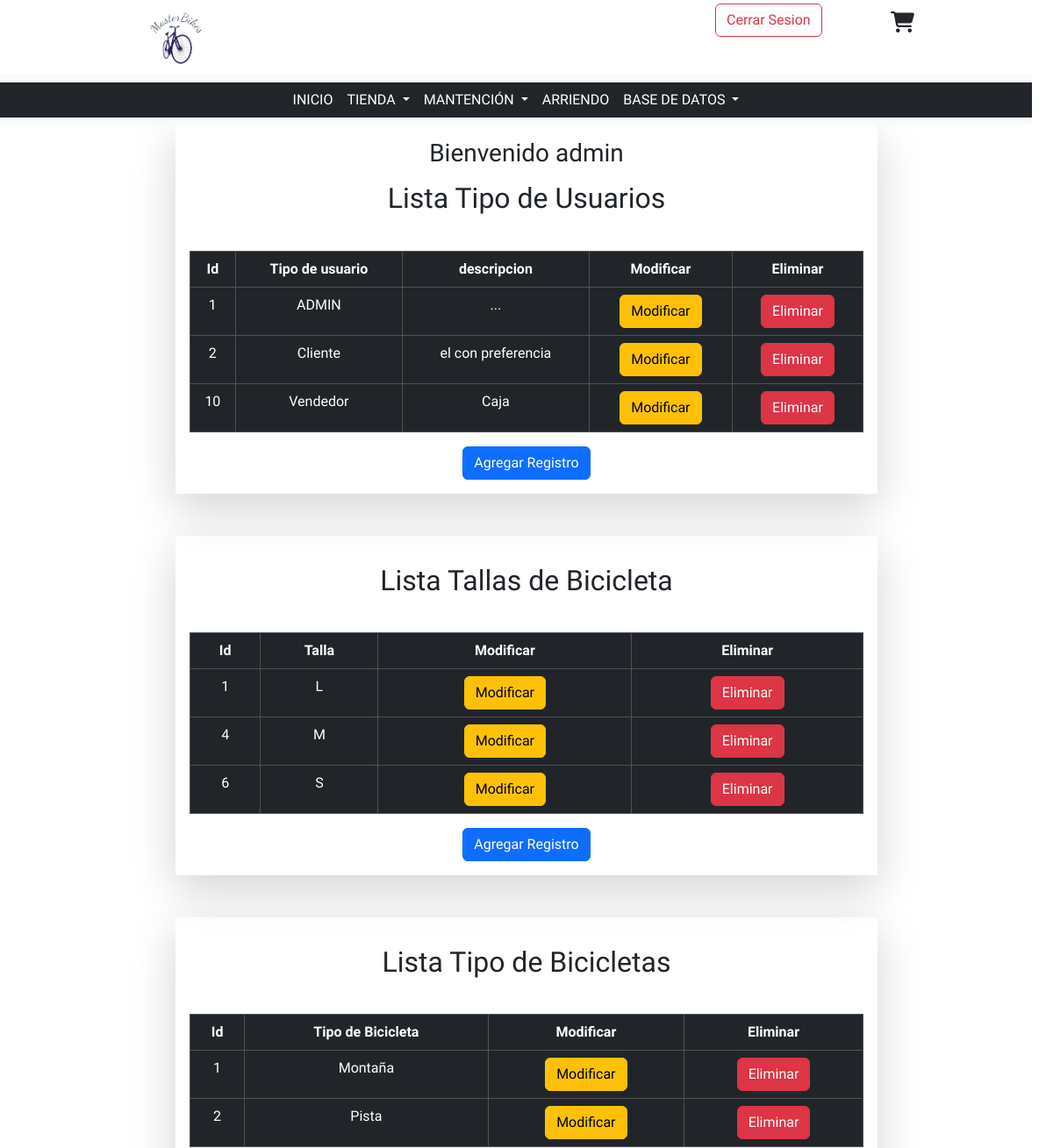
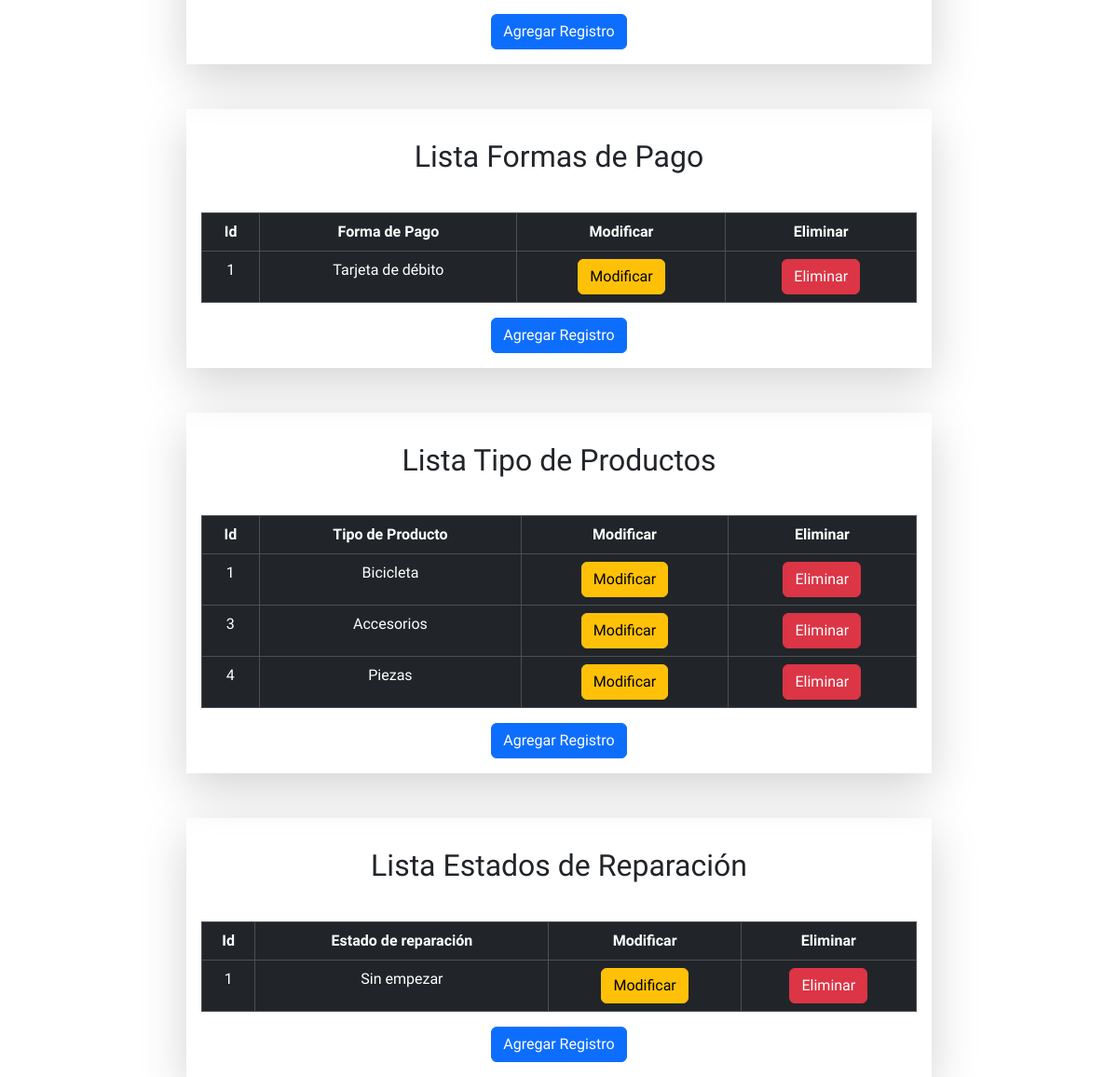
Before: /MasterBikes/crud-varios (signed in) with the older database file (2 pictures, top to bottom).
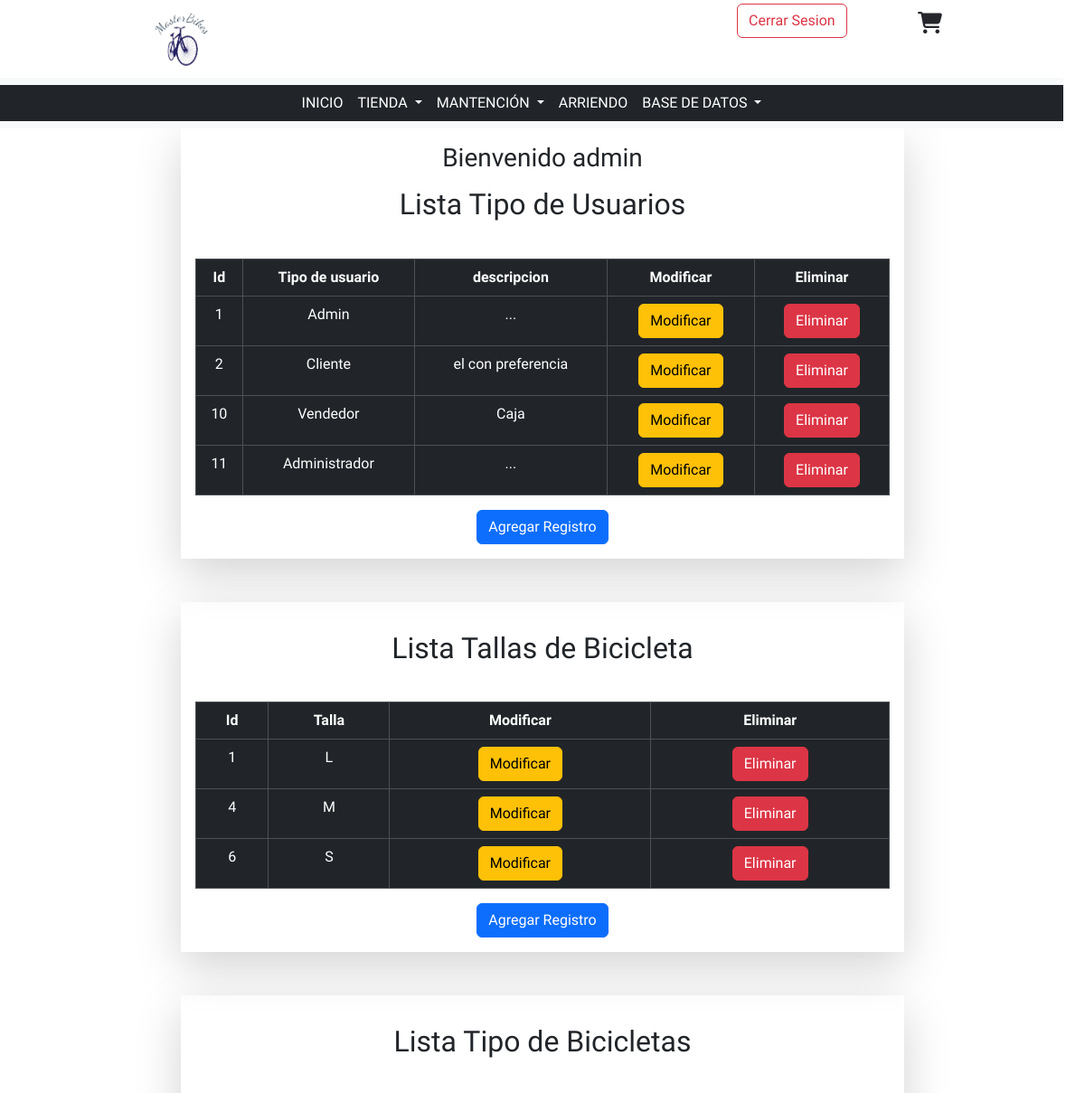
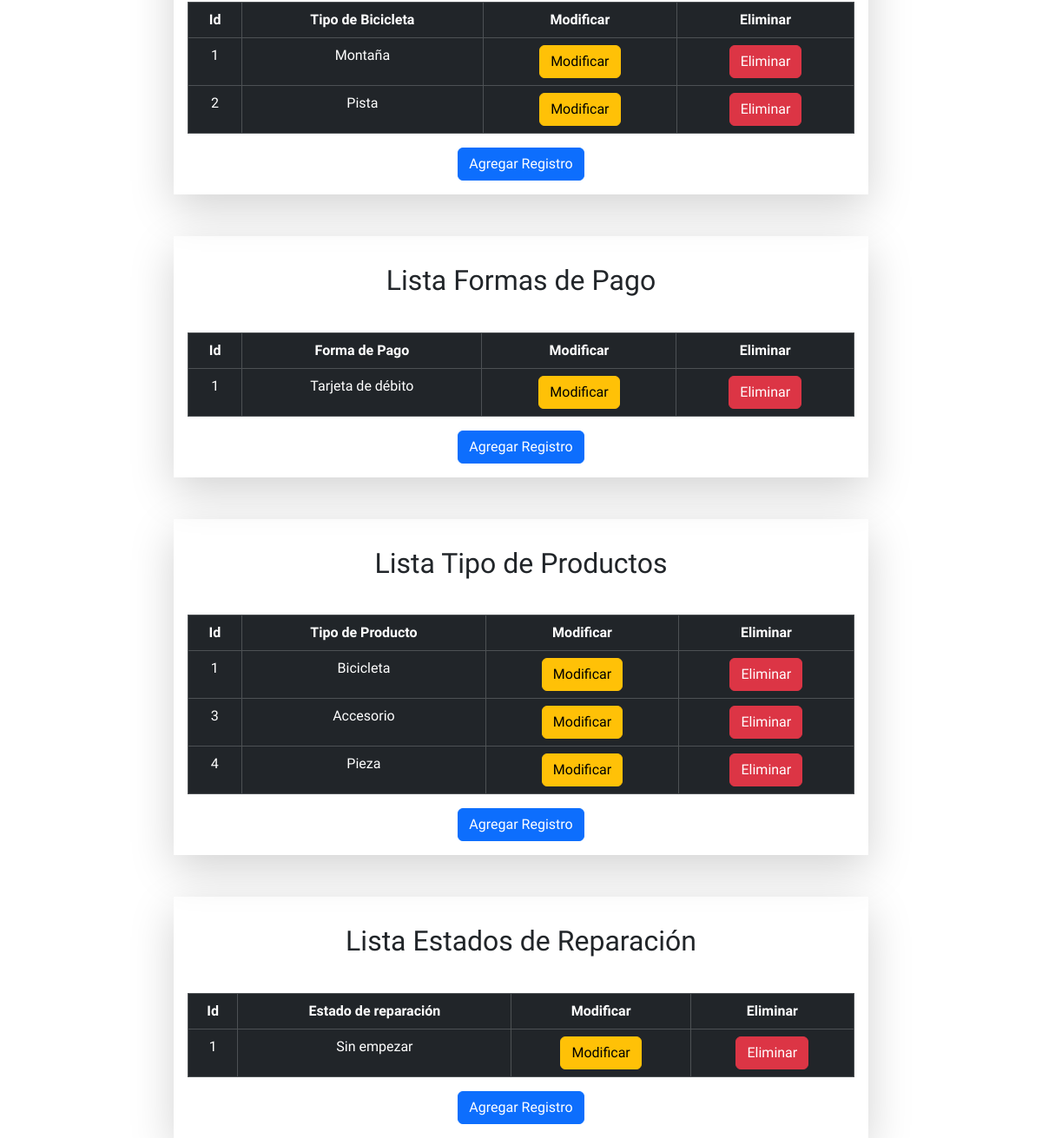
After: the same page with the newer database file (2 pictures, top to bottom).
### MasterBikes/models.py (models this page shows, shortened)
class TipoUsuario(models.Model):
    id_tipo_usuario = models.AutoField(primary_key=True, db_column="idTipoUsuario")
    tipo = models.CharField(max_length=30, db_column="Tipo de Usuario")
    descripcion = models.CharField(max_length=60)

class Talla(models.Model):
    id_talla = models.AutoField(primary_key=True, db_column="idTalla")
    talla = models.CharField(max_length=10)

class TipoBici(models.Model):
    id_tipo_bici = models.AutoField(primary_key=True, db_column="idTipoBici")
    tipo = models.CharField(max_length=30)

class FormaPago(models.Model):
    id_forma_pago = models.AutoField(primary_key=True, db_column="idFormaPago")
    forma = models.CharField(max_length=30)
    class Meta:
        verbose_name_plural = "Formas de pago"

class TipoProducto(models.Model):
    id_tipo_producto = models.AutoField(primary_key=True, db_column="idTipoProducto")
    tipo = models.CharField(max_length=30)

class Estado(models.Model):
    id_estado = models.AutoField(primary_key=True, db_column="idEstado")
    tipo = models.CharField(max_length=30)

### MasterBikes/views.py (the view)
# urls.py: path('crud-varios', views.crud_varios, name='crud-varios'),
@login_required
def crud_varios(request):
    tipoUsuarios = TipoUsuario.objects.all()
    talla = Talla.objects.all()
    tipoBici = TipoBici.objects.all()
    formaPago = FormaPago.objects.all()
    tipoProducto = TipoProducto.objects.all()
    estado = Estado.objects.all()
    context = {
        "tipoUsuarios": tipoUsuarios,
        "talla" : talla,
        "tipoBici" : tipoBici,
        "formaPago" : formaPago,
        "tipoProducto" : tipoProducto,
        "estado" : estado,
    }
    return render(request, "pages/despliegue/crud_varios.html", context)

### MasterBikes/templates/pages/despliegue/crud_varios.html (shortened to what the changed rows need)
<!DOCTYPE html>
<html lang="en">
<head>
    {% load static %}
    <link rel="stylesheet" href="{% static 'css/bootstrap.min.css'%}">
    <link rel="stylesheet" href="{% static 'css/style.css'%}">
    <link rel="stylesheet" href="https://cdnjs.cloudflare.com/ajax/libs/font-awesome/6.2.1/css/all.min.css">
</head>
<body>
    <main>
        <div class="container">
            <div class="row">
                <div class="col-md-8 shadow-lg mx-auto text-center p-3">
                    <h2 class="my-3">Lista Tipo de Usuarios</h2>
                    <br>
                    <table class="table table-dark table-hover table-bordered">
                        <thead>
                            <th>Id</th>
                            <th>Tipo de usuario</th>
                            <th>descripcion</th>
                            <th>Modificar</th>
                            <th>Eliminar</th>
                        </thead>
                        <tbody>
                            {% if tipoUsuarios %}
                                {% for tmp in tipoUsuarios%}
                                    <tr>
                                        <td>{{tmp.id_tipo_usuario}}</td>
                                        <td>{{tmp.tipo}}</td>
                                        <td>{{tmp.descripcion}}</td>
                                        <td><a href="{% url 'edit-tipo-usuario' pk=tmp.id_tipo_usuario %}">
                                            <button class="btn btn-warning">Modificar</button>
                                        </a></td>
                                        <td><a href="{% url 'del-tipo-usuario' pk=tmp.id_tipo_usuario %}">
                                            <button class="btn btn-danger">Eliminar</button>
                                        </a></td>
                                    </tr>
                                {% endfor%}
                            {% endif %}
                        </tbody>
                    </table>
                </div>
            </div>
            <br>
            <br>
            <div class="row">
                <div class="col-md-8 shadow-lg mx-auto text-center p-3">
                    <h2 class="my-3">Lista Tallas de Bicicleta</h2>
                    <br>
                    <table class="table table-dark table-hover table-bordered">
                        <thead>
                            <th>Id</th>
                            <th>Talla</th>
                            <th>Modificar</th>
                            <th>Eliminar</th>
                        </thead>
                        <tbody>
                            {% if talla %}
                                {% for tmp in talla %}
                                    <tr>
                                        <td>{{tmp.id_talla}}</td>
                                        <td>{{tmp.talla}}</td>
                                        <td><a href="">
                                            <button class="btn btn-warning">Modificar</button>
                                        </a></td>
                                        <td><a href="{% url 'del-talla' pk=tmp.id_talla %}">
                                            <button class="btn btn-danger">Eliminar</button>
                                        </a></td>
                                    </tr>
                                {% endfor%}
                            {% endif %}
                        </tbody>
                    </table>
                </div>
            </div>
            <br>
            <br>
            <div class="row">
                <div class="col-md-8 shadow-lg mx-auto text-center p-3">
                    <h2 class="my-3">Lista Tipo de Bicicletas</h2>
                    <br>
                    <table class="table table-dark table-hover table-bordered">
                        <thead>
                            <th>Id</th>
                            <th>Tipo de Bicicleta</th>
                            <th>Modificar</th>
                            <th>Eliminar</th>
                        </thead>
                        <tbody>
                            {% if tipoBici %}
                                {% for tmp in tipoBici%}
                                    <tr>
                                        <td>{{tmp.id_tipo_bici}}</td>
                                        <td>{{tmp.tipo}}</td>
                                        <td><a href="">
                                            <button class="btn btn-warning">Modificar</button>
                                        </a></td>
                                        <td><a href="">
                                            <button class="btn btn-danger">Eliminar</button>
                                        </a></td>
                                    </tr>
                                {% endfor%}
                            {% endif %}
                        </tbody>
                    </table>
                </div>
            </div>
            <br>
            <br>
            <div class="row">
                <div class="col-md-8 shadow-lg mx-auto text-center p-3">
                    <h2 class="my-3">Lista Formas de Pago</h2>
                    <br>
                    <table class="table table-dark table-hover table-bordered">
                        <thead>
                            <th>Id</th>
                            <th>Forma de Pago</th>
                            <th>Modificar</th>
                            <th>Eliminar</th>
                        </thead>
                        <tbody>
                            {% if formaPago %}
                                {% for tmp in formaPago%}
                                    <tr>
                                        <td>{{tmp.id_forma_pago}}</td>
                                        <td>{{tmp.forma}}</td>
                                        <td><a href="">
                                            <button class="btn btn-warning">Modificar</button>
                                        </a></td>
                                        <td><a href="">
                                            <button class="btn btn-danger">Eliminar</button>
                                        </a></td>
                                    </tr>
                                {% endfor%}
                            {% endif %}
                        </tbody>
                    </table>
                </div>
            </div>
            <br>
            <br>
            <div class="row">
                <div class="col-md-8 shadow-lg mx-auto text-center p-3">
                    <h2 class="my-3">Lista Tipo de Productos</h2>
                    <br>
                    <table class="table table-dark table-hover table-bordered">
                        <thead>
                            <th>Id</th>
                            <th>Tipo de Producto</th>
                            <th>Modificar</th>
                            <th>Eliminar</th>
                        </thead>
                        <tbody>
                            {% if tipoProducto %}
                                {% for tmp in tipoProducto%}
                                    <tr>
                                        <td>{{tmp.id_tipo_producto}}</td>
                                        <td>{{tmp.tipo}}</td>
                                        <td><a href="">
                                            <button class="btn btn-warning">Modificar</button>
                                        </a></td>
                                        <td><a href="">
                                            <button class="btn btn-danger">Eliminar</button>
                                        </a></td>
                                    </tr>
                                {% endfor%}
                            {% endif %}
                        </tbody>
                    </table>
                </div>
            </div>
            <br>
            <br>
            <div class="row">
                <div class="col-md-8 shadow-lg mx-auto text-center p-3">
                    <h2 class="my-3">Lista Estados de Reparación</h2>
                    <br>
                    <table class="table table-dark table-hover table-bordered">
                        <thead>
                            <th>Id</th>
                            <th>Estado de reparación</th>
                            <th>Modificar</th>
                            <th>Eliminar</th>
                        </thead>
                        <tbody>
                            {% if estado %}
                                {% for tmp in estado%}
                                    <tr>
                                        <td>{{tmp.id_estado}}</td>
                                        <td>{{tmp.tipo}}</td>
                                        <td><a href="">
                                            <button class="btn btn-warning">Modificar</button>
                                        </a></td>
                                        <td><a href="">
                                            <button class="btn btn-danger">Eliminar</button>
                                        </a></td>
                                    </tr>
                                {% endfor%}
                            {% endif %}
                        </tbody>
                    </table>
                </div>
            </div>
        </div>
    </main>
</body>
</html>

Changed rows visible on the page:
changed TipoUsuario id 1: tipo "ADMIN" → "Admin"
added TipoUsuario: id_tipo_usuario "11", tipo "Administrador", descripcion "..."
changed TipoProducto id 3: tipo "Accesorios" → "Accesorio"
changed TipoProducto id 4: tipo "Piezas" → "Pieza"
